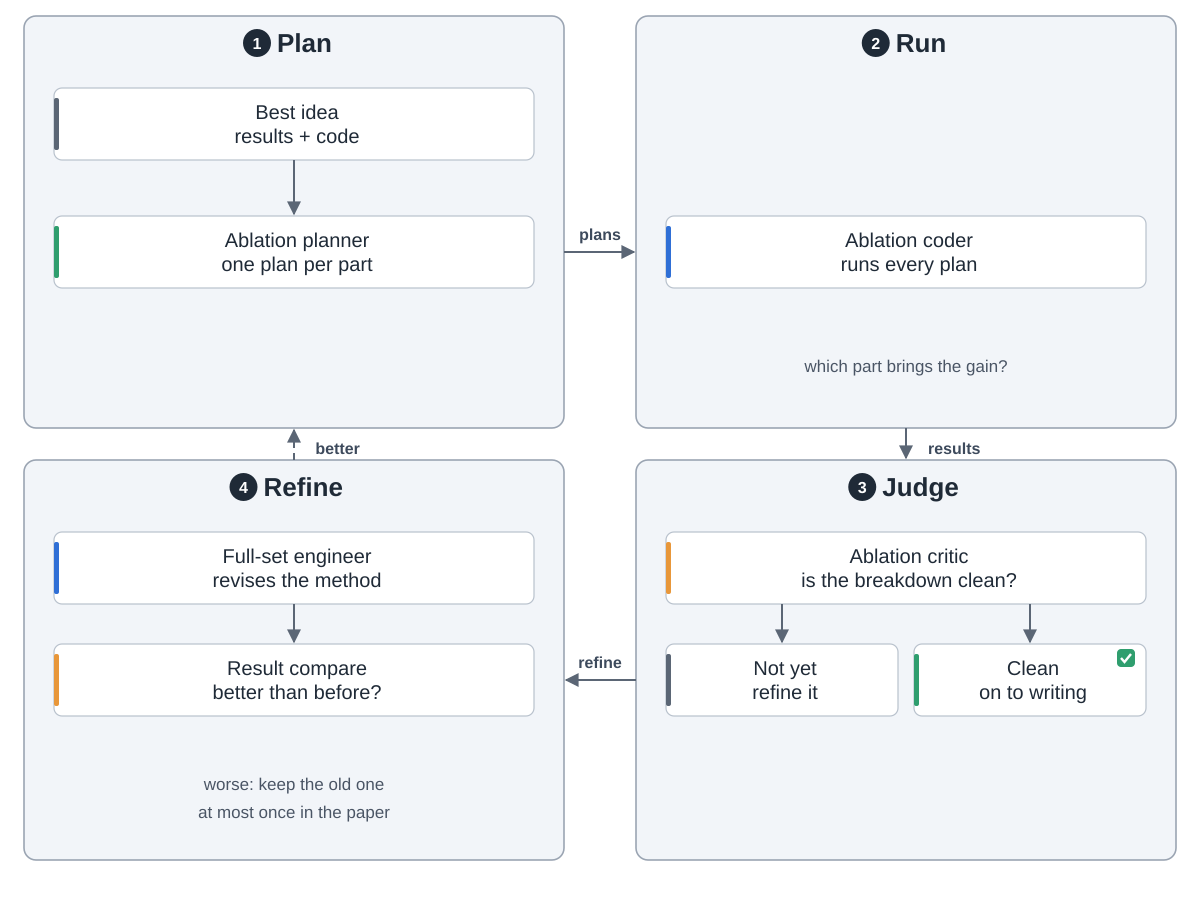

Generate this figure with Python:
"""ScientistTwo stage 3: ablation, find what really helps.  Drawn from section 3.4, Figure 7 and
appendix A.2 of the paper (arXiv:2609.19644v1, 17 Sep 2026, read 2026-10-05).
Run: python3 ablation.py

Snake order: 1 plan (top left) -> 2 run (top right) -> 3 judge (bottom right)
-> 4 refine (bottom left), which sends a better version back to planning."""
import sys
from pathlib import Path

sys.path.insert(0, str(Path(__file__).resolve().parents[2] / "tools"))
from archdiagram import Diagram  # noqa: E402

L, R, W = 24, 636, 540
T1, H1 = 16, 412
T2, H2 = 460, 400
FW, HW = 480, 232   # full-width card, half-width card


def full(x, y, label, kind=None, h=72):
    d.card(x + 30, y, label, kind, w=FW, h=h)


def pair(x, y, a, b, h=72):
    """Two half-width cards side by side; a and b are (label, kind)."""
    d.card(x + 30, y, a[0], a[1], w=HW, h=h)
    d.card(x + 278, y, b[0], b[1], w=HW, h=h)


def down(x, y0, y1):
    d.arrow(f"M{x} {y0}V{y1 - 2}")


def notes(x, top, h, *lines):
    """At most two note lines near the bottom of a group."""
    for i, s in enumerate(lines):
        d.note(x + W / 2, top + h - 70 + i * 28 + (14 if len(lines) == 1 else 0), s)


def across(y, label, back=False, rtl=False):
    """Arrow across the column gap at height y; rtl runs right group -> left group."""
    a, b = (R, L + W + 2) if rtl else (L + W, R - 2)
    d.arrow(f"M{a} {y}H{b}", back=back, label=label, at=((L + W + R) / 2, y - 12))


def drop(x, label, back=False, up=False):
    """Arrow across the row gap at x, label to its right; up runs bottom row -> top row."""
    a, b = (T2, T1 + H1 + 2) if up else (T1 + H1, T2 - 2)
    d.arrow(f"M{x} {a}V{b}", back=back, label=label, at=(x + 16 + len(label) * 4.6, T1 + H1 + 26))

d = Diagram("ScientistTwo stage 3: ablation",
            "1 Plan: an Ablation Planner takes the best idea, its results and code, and writes plans that each "
            "take out or change one part. 2 Run: an Ablation Coder runs every plan on the code, one result "
            "per part. 3 Judge: an Ablation Critic asks whether the breakdown is clean; if it is, the idea "
            "goes on to writing. 4 Refine: otherwise a Full-Set Engineer revises the method, and a Result "
            "Comparison agent keeps the new version only if it beats the old one; then the ablation runs "
            "again. In the paper's setting this refinement happens at most once.")

d.group(L, T1, W, H1, "Plan", 1)
full(L, T1 + 72, "Best idea|results + code", "data")
full(L, T1 + 200, "Ablation planner|one plan per part", "plan")
down(L + W / 2, T1 + 144, T1 + 200)

d.group(R, T1, W, H1, "Run", 2)
full(R, T1 + 200, "Ablation coder|runs every plan", "coding")
notes(R, T1, H1, "which part brings the gain?")

d.group(R, T2, W, H2, "Judge", 3)
full(R, T2 + 72, "Ablation critic|is the breakdown clean?", "critic")
pair(R, T2 + 184, ("Not yet|refine it", "data"), ("Clean|on to writing", "plan"))
d.ok(R + 490, T2 + 198)
down(R + 146, T2 + 144, T2 + 184)
down(R + 394, T2 + 144, T2 + 184)

d.group(L, T2, W, H2, "Refine", 4)
full(L, T2 + 72, "Full-set engineer|revises the method", "coding")
full(L, T2 + 184, "Result compare|better than before?", "critic")
down(L + W / 2, T2 + 144, T2 + 184)
notes(L, T2, H2, "worse: keep the old one", "at most once in the paper")

across(T1 + 236, "plans")
drop(R + W / 2, "results")
across(T2 + 220, "refine", rtl=True)
drop(L + W / 2, "better", back=True, up=True)
d.save(Path(__file__).with_name("ablation.svg"))
